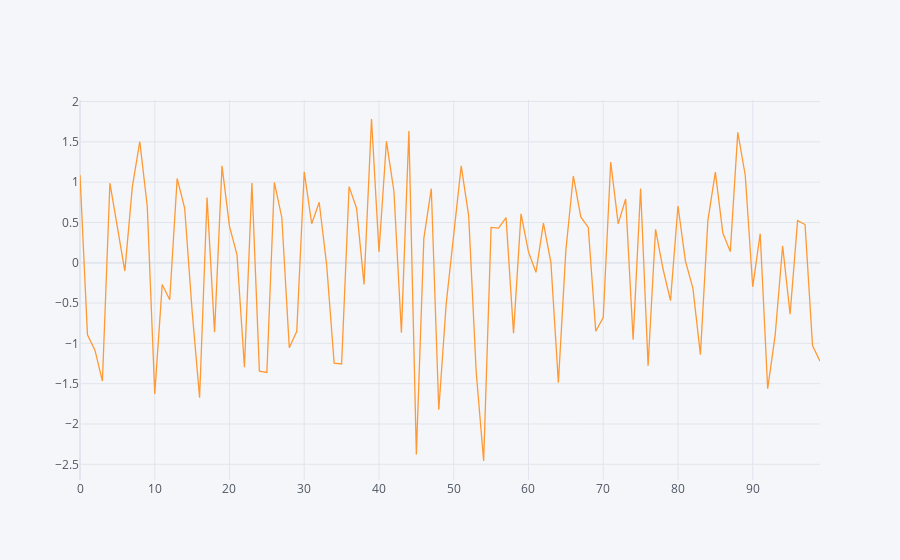

The cell this chart's notebook holds for it:
### Code cell
df['A'].iplot()

### Figure 1 — Plotly figure (JSON) as saved in the notebook; plotly's stock layout.template omitted (floating-point values rounded to 4 significant figures)
{"data": [{"line": {"color": "rgba(255, 153, 51, 1.0)", "dash": "solid", "shape": "linear", "width": 1.3}, "mode": "lines", "name": "A", "text": "", "type": "scatter", "x": [0, 1, 2, 3, 4, 5, 6, 7, 8, 9, 10, 11, 12, 13, 14, 15, 16, 17, 18, 19, 20, 21, 22, 23, 24, 25, 26, 27, 28, 29, 30, 31, 32, 33, 34, 35, 36, 37, 38, 39, 40, 41, 42, 43, 44, 45, 46, 47, 48, 49, 50, 51, 52, 53, 54, 55, 56, 57, 58, 59, 60, 61, 62, 63, 64, 65, 66, 67, 68, 69, 70, 71, 72, 73, 74, 75, 76, 77, 78, 79, 80, 81, 82, 83, 84, 85, 86, 87, 88, 89, 90, 91, 92, 93, 94, 95, 96, 97, 98, 99], "y": [1.09, -0.8927, -1.084, -1.467, 0.9874, 0.4474, -0.1027, 0.9408, 1.503, 0.6985, -1.626, -0.2695, -0.4585, 1.045, 0.6784, -0.5976, -1.673, 0.8097, -0.8612, 1.202, 0.4517, 0.1021, -1.296, 0.9886, -1.344, -1.361, 0.9965, 0.5618, -1.055, -0.851, 1.128, 0.4841, 0.7505, -0.02837, -1.246, -1.256, 0.9445, 0.6766, -0.2689, 1.783, 0.1347, 1.507, 0.8836, -0.8666, 1.633, -2.379, 0.3022, 0.919, -1.824, -0.4999, 0.3809, 1.201, 0.5808, -1.349, -2.459, 0.4377, 0.429, 0.5594, -0.8729, 0.6066, 0.1346, -0.1184, 0.4905, 0.000821, -1.488, 0.154, 1.076, 0.5689, 0.4382, -0.8503, -0.6811, 1.25, 0.4825, 0.7903, -0.9553, 0.9222, -1.278, 0.4151, -0.07758, -0.4702, 0.7038, 0.02001, -0.3176, -1.139, 0.5219, 1.124, 0.3694, 0.1381, 1.617, 1.086, -0.2982, 0.3608, -1.562, -0.9014, 0.2086, -0.6393, 0.523, 0.474, -1.028, -1.222]}], "layout": {"legend": {"bgcolor": "#F5F6F9", "font": {"color": "#4D5663"}}, "paper_bgcolor": "#F5F6F9", "plot_bgcolor": "#F5F6F9", "title": {"font": {"color": "#4D5663"}}, "xaxis": {"gridcolor": "#E1E5ED", "showgrid": true, "tickfont": {"color": "#4D5663"}, "title": {"font": {"color": "#4D5663"}, "text": ""}, "zerolinecolor": "#E1E5ED"}, "yaxis": {"gridcolor": "#E1E5ED", "showgrid": true, "tickfont": {"color": "#4D5663"}, "title": {"font": {"color": "#4D5663"}, "text": ""}, "zerolinecolor": "#E1E5ED"}}}
